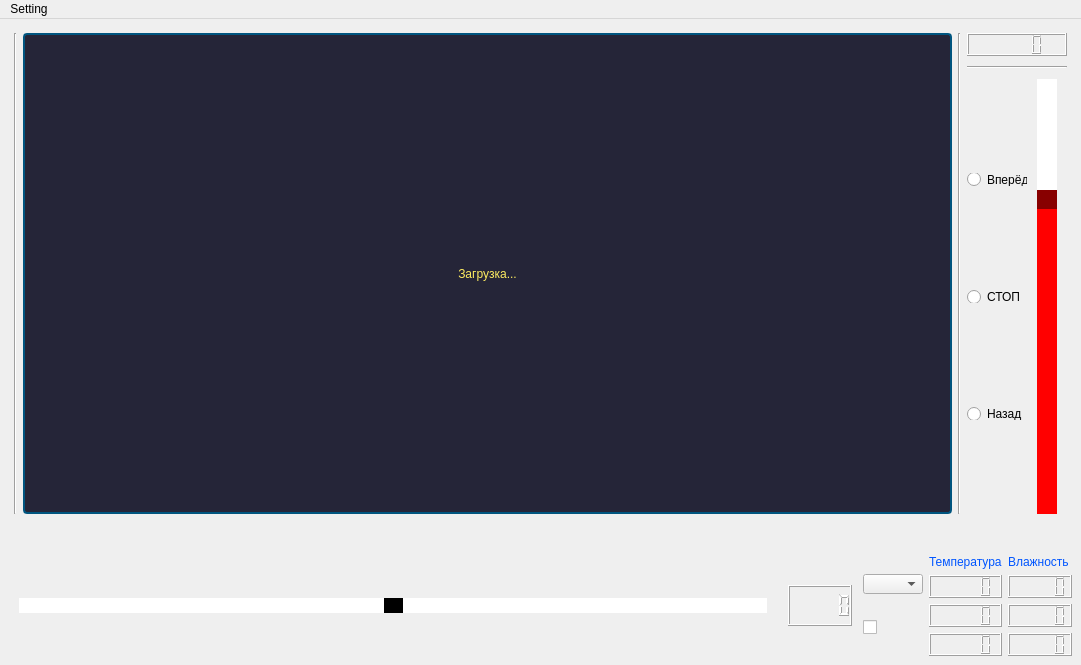
<?xml version="1.0" encoding="UTF-8"?>
<ui version="4.0">
 <class>MainWindow</class>
 <widget class="QMainWindow" name="MainWindow">
  <property name="geometry">
   <rect>
    <x>0</x>
    <y>0</y>
    <width>1081</width>
    <height>665</height>
   </rect>
  </property>
  <property name="windowTitle">
   <string>MainWindow</string>
  </property>
  <widget class="QWidget" name="centralwidget">
   <layout class="QVBoxLayout" name="verticalLayout">
    <item>
     <layout class="QHBoxLayout" name="horizontalLayout" stretch="0,0,0,0">
      <property name="sizeConstraint">
       <enum>QLayout::SetDefaultConstraint</enum>
      </property>
      <property name="leftMargin">
       <number>5</number>
      </property>
      <property name="topMargin">
       <number>5</number>
      </property>
      <property name="rightMargin">
       <number>5</number>
      </property>
      <property name="bottomMargin">
       <number>5</number>
      </property>
      <item>
       <widget class="Line" name="line">
        <property name="orientation">
         <enum>Qt::Vertical</enum>
        </property>
       </widget>
      </item>
      <item>
       <widget class="QLabel" name="QTcamera">
        <property name="styleSheet">
         <string notr="true">
QLabel{
border: 2px solid rgb(0, 85, 127);
border-radius: 4px;
padding: 2px;
background-color:rgb(37, 37, 56);
color: qlineargradient(spread:pad, x1:0, y1:0, x2:1, y2:0, stop:0.00568182 rgba(255, 194, 0, 255), stop:1 rgba(255, 238, 97, 252));
font: 16pt &quot;Impact&quot;;
}</string>
        </property>
        <property name="text">
         <string>Загрузка...</string>
        </property>
        <property name="alignment">
         <set>Qt::AlignCenter</set>
        </property>
       </widget>
      </item>
      <item>
       <widget class="Line" name="line_2">
        <property name="orientation">
         <enum>Qt::Vertical</enum>
        </property>
       </widget>
      </item>
      <item>
       <layout class="QHBoxLayout" name="horizontalLayout_2">
        <property name="sizeConstraint">
         <enum>QLayout::SetMinAndMaxSize</enum>
        </property>
        <property name="leftMargin">
         <number>0</number>
        </property>
        <property name="rightMargin">
         <number>0</number>
        </property>
        <item>
         <layout class="QVBoxLayout" name="verticalLayout_2">
          <property name="spacing">
           <number>10</number>
          </property>
          <item>
           <widget class="QLCDNumber" name="lcdNumber_8">
            <property name="maximumSize">
             <size>
              <width>16777215</width>
              <height>1200</height>
             </size>
            </property>
            <property name="styleSheet">
             <string notr="true">
QLCDNumber{background-color: qlineargradient(spread:pad, x1:0, y1:0, x2:1, y2:0,
stop:0.0284091 rgba(255, 0, 79, 255), stop:1 rgba(255, 124, 55, 252)); color: rgb(255, 255, 255);}</string>
            </property>
           </widget>
          </item>
          <item>
           <widget class="Line" name="line_3">
            <property name="orientation">
             <enum>Qt::Horizontal</enum>
            </property>
           </widget>
          </item>
          <item>
           <layout class="QHBoxLayout" name="horizontalLayout_5">
            <property name="rightMargin">
             <number>10</number>
            </property>
            <item>
             <layout class="QVBoxLayout" name="verticalLayout_3">
              <item>
               <widget class="QRadioButton" name="QR_Forward">
                <property name="maximumSize">
                 <size>
                  <width>60</width>
                  <height>13</height>
                 </size>
                </property>
                <property name="styleSheet">
                 <string notr="true">border-color: rgb(85, 255, 0);</string>
                </property>
                <property name="text">
                 <string>Вперёд</string>
                </property>
               </widget>
              </item>
              <item>
               <widget class="QRadioButton" name="QR_Stop">
                <property name="maximumSize">
                 <size>
                  <width>60</width>
                  <height>13</height>
                 </size>
                </property>
                <property name="text">
                 <string>СТОП</string>
                </property>
               </widget>
              </item>
              <item>
               <widget class="QRadioButton" name="QR_Back">
                <property name="maximumSize">
                 <size>
                  <width>60</width>
                  <height>13</height>
                 </size>
                </property>
                <property name="text">
                 <string>Назад</string>
                </property>
               </widget>
              </item>
             </layout>
            </item>
            <item>
             <widget class="QSlider" name="speedSlider">
              <property name="styleSheet">
               <string notr="true">QSlider::groove:vertical { background: blue; position: absolute; left: 0px; right: 0px; border-radius: 4px;}
QSlider::handle:vertical {
background:#880000;
width: 12px;
margin: -10px -10px;
}
QSlider::add-page:vertical { background: red;}
QSlider::sub-page:vertical {background: white;}</string>
              </property>
              <property name="minimum">
               <number>800</number>
              </property>
              <property name="maximum">
               <number>1700</number>
              </property>
              <property name="pageStep">
               <number>1</number>
              </property>
              <property name="value">
               <number>1450</number>
              </property>
              <property name="orientation">
               <enum>Qt::Vertical</enum>
              </property>
              <property name="tickPosition">
               <enum>QSlider::TicksBelow</enum>
              </property>
              <property name="tickInterval">
               <number>100</number>
              </property>
             </widget>
            </item>
           </layout>
          </item>
         </layout>
        </item>
       </layout>
      </item>
     </layout>
    </item>
    <item>
     <layout class="QHBoxLayout" name="horizontalLayout_3">
      <property name="topMargin">
       <number>30</number>
      </property>
      <item>
       <layout class="QHBoxLayout" name="horizontalLayout_4">
        <item>
         <widget class="QSlider" name="servoSlider">
          <property name="styleSheet">
           <string notr="true">
QSlider::groove:horizontal {background: white; position: absolute; left: 10px; right: 10px;}
QSlider::handle:horizontal {height: 10px; background: black; margin: 0 -10px; /* расширяется наружу от бороздки */ }</string>
          </property>
          <property name="maximum">
           <number>180</number>
          </property>
          <property name="pageStep">
           <number>1</number>
          </property>
          <property name="sliderPosition">
           <number>90</number>
          </property>
          <property name="orientation">
           <enum>Qt::Horizontal</enum>
          </property>
         </widget>
        </item>
        <item>
         <layout class="QVBoxLayout" name="verticalLayout_9">
          <property name="leftMargin">
           <number>5</number>
          </property>
          <property name="topMargin">
           <number>30</number>
          </property>
          <property name="rightMargin">
           <number>5</number>
          </property>
          <property name="bottomMargin">
           <number>30</number>
          </property>
          <item>
           <widget class="QLCDNumber" name="lcdNumber_7">
            <property name="styleSheet">
             <string notr="true">
QLCDNumber{background-color: qlineargradient(spread:pad, x1:0, y1:0, x2:1, y2:0,
stop:0.0284091 rgba(255, 0, 79, 255), stop:1 rgba(255, 124, 55, 252)); color: rgb(255, 255, 255);}</string>
            </property>
           </widget>
          </item>
         </layout>
        </item>
       </layout>
      </item>
      <item>
       <layout class="QVBoxLayout" name="verticalLayout_4">
        <property name="leftMargin">
         <number>0</number>
        </property>
        <property name="rightMargin">
         <number>0</number>
        </property>
        <item>
         <widget class="QComboBox" name="comL">
          <property name="maximumSize">
           <size>
            <width>60</width>
            <height>20</height>
           </size>
          </property>
         </widget>
        </item>
        <item>
         <widget class="QCheckBox" name="ledC">
          <property name="maximumSize">
           <size>
            <width>16</width>
            <height>16</height>
           </size>
          </property>
          <property name="text">
           <string/>
          </property>
         </widget>
        </item>
       </layout>
      </item>
      <item>
       <layout class="QVBoxLayout" name="verticalLayout_7">
        <item>
         <widget class="QLabel" name="TextTemp">
          <property name="styleSheet">
           <string notr="true">
font: 8pt &quot;Portico Light&quot;;
color: rgb(0, 85, 255);</string>
          </property>
          <property name="text">
           <string>Температура</string>
          </property>
         </widget>
        </item>
        <item>
         <widget class="QLCDNumber" name="temperaturL01"/>
        </item>
        <item>
         <widget class="QLCDNumber" name="temperaturL02"/>
        </item>
        <item>
         <widget class="QLCDNumber" name="temperaturL03"/>
        </item>
       </layout>
      </item>
      <item>
       <layout class="QVBoxLayout" name="verticalLayout_8">
        <item>
         <widget class="QLabel" name="TextBLara">
          <property name="styleSheet">
           <string notr="true">
font: 8pt &quot;Portico Light&quot;;
color: rgb(0, 85, 255);</string>
          </property>
          <property name="text">
           <string>Влажность</string>
          </property>
         </widget>
        </item>
        <item>
         <widget class="QLCDNumber" name="wetL01"/>
        </item>
        <item>
         <widget class="QLCDNumber" name="wetL02"/>
        </item>
        <item>
         <widget class="QLCDNumber" name="wetL03"/>
        </item>
       </layout>
      </item>
     </layout>
    </item>
   </layout>
  </widget>
  <widget class="QMenuBar" name="menuBar">
   <property name="geometry">
    <rect>
     <x>0</x>
     <y>0</y>
     <width>1081</width>
     <height>21</height>
    </rect>
   </property>
   <widget class="QMenu" name="menuSetting">
    <property name="title">
     <string>Setting</string>
    </property>
    <widget class="QMenu" name="menuPortList">
     <property name="title">
      <string>PortList</string>
     </property>
     <addaction name="separator"/>
    </widget>
    <addaction name="menuPortList"/>
    <addaction name="actionOpenPort"/>
    <addaction name="actionClosePort"/>
    <addaction name="separator"/>
    <addaction name="actionReset"/>
   </widget>
   <addaction name="menuSetting"/>
  </widget>
  <action name="actionOpenPort">
   <property name="text">
    <string>OpenPort</string>
   </property>
  </action>
  <action name="actionClosePort">
   <property name="text">
    <string>ClosePort</string>
   </property>
  </action>
  <action name="actionReset">
   <property name="text">
    <string>Reset</string>
   </property>
  </action>
 </widget>
 <resources/>
 <connections>
  <connection>
   <sender>servoSlider</sender>
   <signal>valueChanged(int)</signal>
   <receiver>lcdNumber_7</receiver>
   <slot>display(int)</slot>
   <hints>
    <hint type="sourcelabel">
     <x>484</x>
     <y>600</y>
    </hint>
    <hint type="destinationlabel">
     <x>876</x>
     <y>603</y>
    </hint>
   </hints>
  </connection>
  <connection>
   <sender>speedSlider</sender>
   <signal>valueChanged(int)</signal>
   <receiver>lcdNumber_8</receiver>
   <slot>display(int)</slot>
   <hints>
    <hint type="sourcelabel">
     <x>562</x>
     <y>126</y>
    </hint>
    <hint type="destinationlabel">
     <x>748</x>
     <y>33</y>
    </hint>
   </hints>
  </connection>
 </connections>
</ui>
